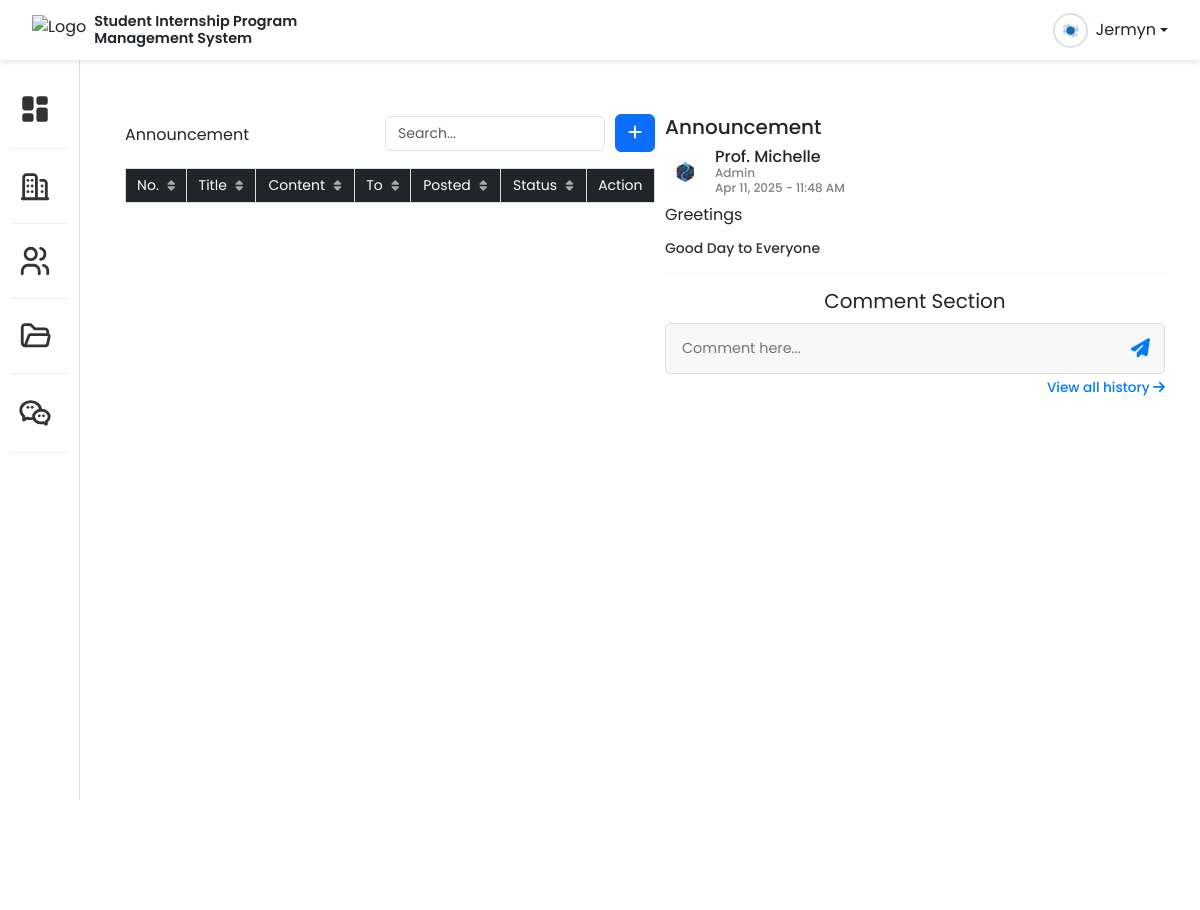
Screenshot of /2coordinator/announcement/announcement.php?success=1 (signed in) with the database file from the repository.
### tables this page shows
CREATE TABLE `users` (
  `users_id` int(11) NOT NULL,
  `coordinator_id` int(11) DEFAULT NULL,
  `fname` varchar(50) DEFAULT NULL,
  `mname` varchar(50) DEFAULT NULL,
  `lname` varchar(50) DEFAULT NULL,
  `sex` enum('female','male') DEFAULT NULL,
  `address` text DEFAULT NULL,
  `phone` varchar(20) DEFAULT NULL,
  `institute` enum('Institute of Engineering and Applied Technology','Institute of Management') DEFAULT NULL,
  `school_id` varchar(150) DEFAULT NULL,
  `course` enum('BS in Business Administration','BS in Hospitality Management','BS in Agriculture and Biosystems Engineering','BS in Geodetic Engineering','BS in Food Technology','BS in Information Technology') DEFAULT NULL,
  `hte_id` int(11) DEFAULT NULL,
  `year_section` enum('4-A','4-B','4-C','4-D','4-E','4-F','4-G') DEFAULT NULL,
  `designation` varchar(100) DEFAULT NULL,
  `role` enum('admin','coordinator','student','trainer','subtrainer') DEFAULT NULL,
  `email` varchar(100) DEFAULT NULL,
  `username` varchar(50) DEFAULT NULL,
  `password` varchar(255) DEFAULT NULL,
  `temppass` varchar(255) DEFAULT NULL,
  `otp` varchar(10) DEFAULT NULL,
  `activate` tinyint(1) NOT NULL DEFAULT 0,
  `guid` varchar(255) DEFAULT NULL,
  `image_profile` text DEFAULT NULL,
  `chat_stats` enum('online','offline','default') DEFAULT 'offline',
  `users_account` enum('enabled','disabled') DEFAULT 'enabled',
  `created_on` timestamp NOT NULL DEFAULT current_timestamp(),
  `updated_on` timestamp NOT NULL DEFAULT current_timestamp() ON UPDATE current_timestamp(),
  `attended` enum('yes','no') DEFAULT 'no',
  `assigned` enum('BS in Business Administration','BS in Hospitality Management','BS in Agriculture and Biosystems Engineering','BS in Geodetic Engineering','BS in Food Technology','BS in Information Technology') DEFAULT NULL,
  `ojt_stats` enum('deployed','pending','pulled-out') DEFAULT 'pending',
  `is_completed` enum('c','nyc') DEFAULT NULL,
  `time_in` datetime DEFAULT NULL,
  `time_out` datetime DEFAULT NULL,
  `remarks` text DEFAULT NULL
);

CREATE TABLE `announcements` (
  `announcements_id` int(11) NOT NULL,
  `users_id` int(11) NOT NULL,
  `title` varchar(255) NOT NULL,
  `content` text DEFAULT NULL,
  `announce_images` varchar(255) DEFAULT NULL,
  `created_at` datetime DEFAULT current_timestamp(),
  `role` enum('all','admin','coordinator','student','trainer','subtrainer') DEFAULT 'all',
  `announce_status` enum('posted','drafted') DEFAULT 'drafted',
  `notified` tinyint(1) DEFAULT 0
);

### 2coordinator/announcement/fetch_latest_announcement_coordinator.php (the view, shortened to what this page needs)
<?php
include("../../0config/database.php");
$user_id = $_SESSION['user_id'] ?? null;
$institute = '';
$userQuery = $conn->prepare("SELECT institute FROM users WHERE users_id = ?");
$userQuery->bind_param("i", $user_id);
$userQuery->execute();
$result = $userQuery->get_result();
if ($data = $result->fetch_assoc()) {
    $institute = $data['institute'];
}
$sql = "SELECT a.announcements_id, a.title, a.content, a.created_at, u.username, u.fname, u.role, u.image_profile
        FROM announcements a
        JOIN users u ON a.users_id = u.users_id
        WHERE a.announce_status = 'posted'
          AND u.institute = ?
          AND (
              (u.role = 'admin' AND a.role IN ('all', 'coordinator'))
              OR a.users_id = ?
          )
        ORDER BY a.created_at DESC
        LIMIT 1";
$stmt = $conn->prepare($sql);
$stmt->bind_param("si", $institute, $user_id);
$stmt->execute();
$result = $stmt->get_result();
if ($announcement = $result->fetch_assoc()) {
    $announcementId = $announcement['announcements_id'];
    $creatorName = $announcement['fname'] ?: $announcement['username'];
    $creatorRole = ucfirst($announcement['role']);
    $formattedDate = date("M d, Y - h:i A", strtotime($announcement['created_at']));
    $imgPath = (!empty($announcement['image_profile']) && file_exists("../../upload_profile/" . $announcement['image_profile']))
        ? "../../upload_profile/" . $announcement['image_profile']
        : "../../upload_profile/siplogo.png";
    echo "
    <div class='announcement-item'>
        <div class='announcement-profile'>
            <img src='$imgPath' alt='User'>
            <div class='announcement-info'>
                <div>$creatorName</div>
                <div class='announcement-role'>$creatorRole</div>
                <div class='announcement-time'>$formattedDate</div>
            </div>
        </div>
        <p class='announcement-title'>" . htmlspecialchars($announcement['title']) . "</p>
        <p class='announcement-text'>" . nl2br(htmlspecialchars($announcement['content'])) . "</p>
    </div>";
    echo "<hr class='separator'><h5 class='comment-label'>Comment Section</h5><div class='comment-section'>";
    echo "</div>
    <form class='comment-input mt-2' method='POST' action='../../2coordinator/announcement/save_comment_coordinator.php'>
        <input type='hidden' name='announcement_id' value='$announcementId'>
        <input type='text' name='comments' placeholder='Comment here...' required>
        <button class='send-comment' type='submit'>
            <i class='fas fa-paper-plane'></i>
        </button>
    </form>";
} else {
    echo "<p class='text-muted'>No announcement available.</p>";
}

### 2coordinator/announcement/announcement.php (shortened to what this page needs)
<?php
include("../../0config/database.php");
$user_id = $_SESSION['user_id'];
$sql = "SELECT image_profile, username, fname FROM users WHERE users_id = ?";
$stmt = $conn->prepare($sql);
$stmt->bind_param("i", $user_id);
$stmt->execute();
$result = $stmt->get_result();
$user = $result->fetch_assoc();
$imageProfile = $user['image_profile'] ?? '';
$profilePath = "../../upload_profile/" . htmlspecialchars($imageProfile);
$defaultImage = "../../upload_profile/siplogo.png";
$userImage = (!empty($imageProfile) && file_exists(__DIR__ . "/" . $profilePath)) ? $profilePath : $defaultImage;
$usernameDisplay = !empty($user['fname']) ? htmlspecialchars($user['fname']) : htmlspecialchars($user['username']);
?>
<!DOCTYPE html>
<html lang="en">
<head>
    <link rel="stylesheet" href="https://cdn.jsdelivr.net/npm/bootstrap@5.3.0/dist/css/bootstrap.min.css">
    <link rel="stylesheet" href="https://cdnjs.cloudflare.com/ajax/libs/font-awesome/6.4.2/css/all.min.css">
       <link rel="stylesheet" href="../css/topbar.css">
    <link rel="stylesheet" href="../css/leftsidebar.css">
    <link rel="stylesheet" href="../css/dashboard_body.css">
    <link rel="stylesheet" href="../css/announcement.css">
    <link rel="stylesheet" href="../announcement/css/announcement_table.css">
</head>
<body>
    <nav class="navbar navbar-expand-lg topbar-container">
        <div class="container-fluid">
            <div class="d-flex align-items-center">
                <img src="../../resources/siplogo.png" alt="Logo" class="logo me-2">
                <span class="system-name">Student Internship Program<br>Management System</span>
            </div>
            <div class="d-flex align-items-center topbar-right">
                <div class="dropdown">
                    <div class="d-flex align-items-center dropdown-toggle" id="userDropdown" data-bs-toggle="dropdown">
                        <img src="<?php echo $userImage; ?>" alt="User Profile" class="profile-img me-2">
                        <span class="fw-normal"><?php echo ucfirst($usernameDisplay); ?></span>
                    </div>
                </div>
            </div>
        </div>
    </nav>
    <div class="container-fluid main-container">
        <div class="row">
            <div class="col-auto sidebar">
                <ul class="sidebar-menu">
                    <li>
                        <a href="../../2coordinator/coordinatordashboard.php" data-bs-toggle="tooltip" title="Dashboard">
                        </a>
                    </li>
                    <ul class="sidebar-menu">
                        <li data-bs-toggle="tooltip" title="Host Training Establishment">
                            <a href="#" class="menu-toggle" data-bs-toggle="collapse" data-bs-target="#submenu1">
                            </a>
                        </li>
                    </ul>
                    <ul class="sidebar-menu">
                        <li data-bs-toggle="tooltip" title="Student Interns">
                            <a href="#" class="menu-toggle" data-bs-toggle="collapse" data-bs-target="#submenu2">
                            </a>
                        </li>
                    </ul>
                    <ul class="sidebar-menu">
                        <li data-bs-toggle="tooltip" title="Internship Requirements">
                            <a href="#" class="menu-toggle" data-bs-toggle="collapse" data-bs-target="#submenu3">
                            </a>
                        </li>
                    </ul>
                    <li>
                        <a href="../../2coordinator/chat/chat.php" data-bs-toggle="tooltip" title="Chat Room">
                        </a>
                    </li>
                </ul>
            </div>
            <div class="dashboard-container">
                <h5 class="dashboard-header">
                    <div class="dashboard-main">
                        <div class="dashboard-content">
                            <br>
                            <div class="d-flex justify-content-between align-items-center mb-3 announcement-header">
                                <h5 class="announcement-title">Announcement</h5>
                                <div class="d-flex align-items-center">
                                    <input type="text" class="form-control search-input" id="searchInput" placeholder="Search...">
                                    <button type="button" class="btn btn-primary" data-bs-toggle="modal" data-bs-target="#addAnnouncementModal" data-tooltip="Add New Announcement">
                                        <i class="fas fa-plus"></i>
                                    </button>
                                </div>
                            </div>
                            <div class="table-responsive">
                                <table class="table table-bordered table-hover" id="announcementTable">
                                    <thead class="table-dark">
                                        <tr>
                                            <th>No. <i class="fa-solid fa-sort"></i></th>
                                            <th>Title <i class="fa-solid fa-sort"></i></th>
                                            <th>Content <i class="fa-solid fa-sort"></i></th>
                                            <th>To <i class="fa-solid fa-sort"></i></th>
                                            <th>Posted <i class="fa-solid fa-sort"></i></th>
                                            <th>Status <i class="fa-solid fa-sort"></i></th>
                                            <th>Action</th>
                                        </tr>
                                    </thead>
                                        <?php
                                        include("../../0config/database.php");
                                        ?>
                                </table>
                            </div>
                        </div>
                        <div id="announcementContainer" class="announcements">
                            <div class="announcement-header" style=" margin-top:30px;">
                                <h5>Announcement</h5>
                            </div>
                            <div id="latestAnnouncement">
                                <?php include("../../2coordinator/announcement/fetch_latest_announcement_coordinator.php"); ?>
                            </div>
                            <a href="#" class="view-history" onclick="toggleAnnouncements(event)">
                                View all history <i class="fa-solid fa-arrow-right"></i>
                            </a>
                        </div>
                    </div>
            </div>
        </div>
    </div>
</body>
</html>

### 2coordinator/css/topbar.css (style rules this page uses)
body { font-family: "Poppins", sans-serif !important; }
.topbar-container { position: fixed !important; top: 0; left: 0; width: 100%; height: 60px; background-color: white; z-index: 1050; box-shadow: 0px 2px 5px rgba(0, 0, 0, 0.1); display: flex; justify-content: space-between; align-items: center; padding: 0 20px; }
body { margin: 0; padding-top: 60px !important; overflow-x: hidden; }
.logo { height: 30px; width: auto; }
.profile-img { height: 35px; width: 35px; border-radius: 50%; object-fit: cover; border: 2px solid #ddd; }
.system-name { font-size: 0.9rem; font-weight: 600; text-align: left; max-width: 250px; white-space: normal; margin-bottom: 0; display: block; line-height: 1.2; }

### 2coordinator/css/leftsidebar.css (style rules this page uses)
body { font-family: "Poppins", sans-serif !important; }
.sidebar { position: fixed; top: 60px; left: 0; width: 80px; height: calc(100vh - 60px); background-color: white; border-right: 1px solid #ddd; display: flex; flex-direction: column; align-items: center; padding-top: 10px; overflow-y: auto; z-index: 1000; }
.sidebar-menu { list-style: none; padding: 0; margin: 0; width: 100%; }
.sidebar-menu li { text-align: center; padding: 12px 0; border-bottom: 1px solid #eee; }
.sidebar-menu li a { text-decoration: none; color: #333; font-size: 1.5rem; display: flex; flex-direction: column; align-items: center; justify-content: center; transition: background 0.3s, transform 0.2s; padding: 12px 0; position: relative; z-index: 1001; }
.sidebar { overflow-y: auto; scrollbar-width: thin; }
.sidebar-menu a { position: relative; }
.sidebar-menu li { position: relative; padding: 10px; }
.sidebar-menu .menu-toggle { display: flex; align-items: center; justify-content: space-between; text-decoration: none; color: #333; padding: 10px; border-radius: 5px; cursor: pointer; }
.sidebar-menu svg { margin-right: 10px; }

### 2coordinator/css/dashboard_body.css (style rules this page uses)
body { font-family: "Poppins", sans-serif !important; }
.dashboard-container { display: flex; flex-direction: column; padding: 15px; width: 100%; max-width: 1920px; margin: auto; }
.dashboard-header { width: 100%; text-align: left; padding: 10px 20px 5px 90px; font-size: 1rem; font-weight: 500; background: white; margin-bottom: 5px; }
.dashboard-main { display: flex; justify-content: space-between; align-items: flex-start; width: 100%; padding-left: 0px; }
.dashboard-content { flex-grow: 1; margin-left: 10px; padding: 10px; min-height: 100vh; max-width: 1000px; display: flex; flex-direction: column; }

### 2coordinator/css/announcement.css (style rules this page uses)
body { font-family: "Poppins", sans-serif !important; }
.announcements { width: 90%; max-width: 500px; margin: 0 auto; }
.announcement-header { display: flex; justify-content: space-between; align-items: center; }
.announcement-profile { display: flex; align-items: center; gap: 10px; margin-bottom: 5px; }
.announcement-profile img { width: 40px; height: 40px; border-radius: 50%; }
.announcement-info { display: flex; flex-direction: column; }
.announcement-role { font-size: 12px; color: gray; }
.announcement-time { font-size: 12px; color: gray; }
.announcement-title { font-weight: normal; margin-top: 10px; font-size: 16px; }
.announcement-text { color: #333; font-size: 14px; }
.separator { border: 0; height: 1px; background: #ddd; margin: 15px 0; }
.comment-label { text-align: center; font-weight: normal; margin-bottom: 10px; }
.comment-input { display: flex; align-items: center; width: 100%; max-width: 700px; background: #f8f8f8; padding: 8px; border-radius: 5px; border: 1px solid #ddd; margin-top: 10px; }
.comment-input input { width: 100%; border: none; outline: none; padding: 8px; font-size: 0.9rem; background: transparent; }
.send-comment { background: transparent; color: #007bff; border: none; font-size: 1.2rem; cursor: pointer; }
.view-history { display: block; text-align: right; font-size: 0.85rem; margin-top: 6px; text-decoration: none; color: #007bff; cursor: pointer; }

### 2coordinator/announcement/css/announcement_table.css (style rules this page uses)
body { font-family: "Poppins", sans-serif !important; }
.table-responsive { width: 100%; }
.table { width: 100%; max-width: 100%; }
.table { width: 100%; border-collapse: collapse; font-size: 14px; }
.table th, .table td { padding: 8px; text-align: center; border: 1px solid #ddd; vertical-align: middle; }
.table thead { background-color: #000; color: white; }
.table th { cursor: pointer; user-select: none; font-weight: normal; }
.table th i { margin-left: 5px; font-size: 12px; opacity: 0.6; }
.search-input { width: 220px; height: 35px; margin-right: 10px; font-size: 14px; }

### rows the page displays
users: image_profile (picture), fname "Jermyn"
announcements: users.image_profile (picture), users.fname "Prof. Michelle", users.role "Admin", created_at "Apr 11, 2025 - 11:48 AM", title "Greetings", content "Good Day to Everyone"
